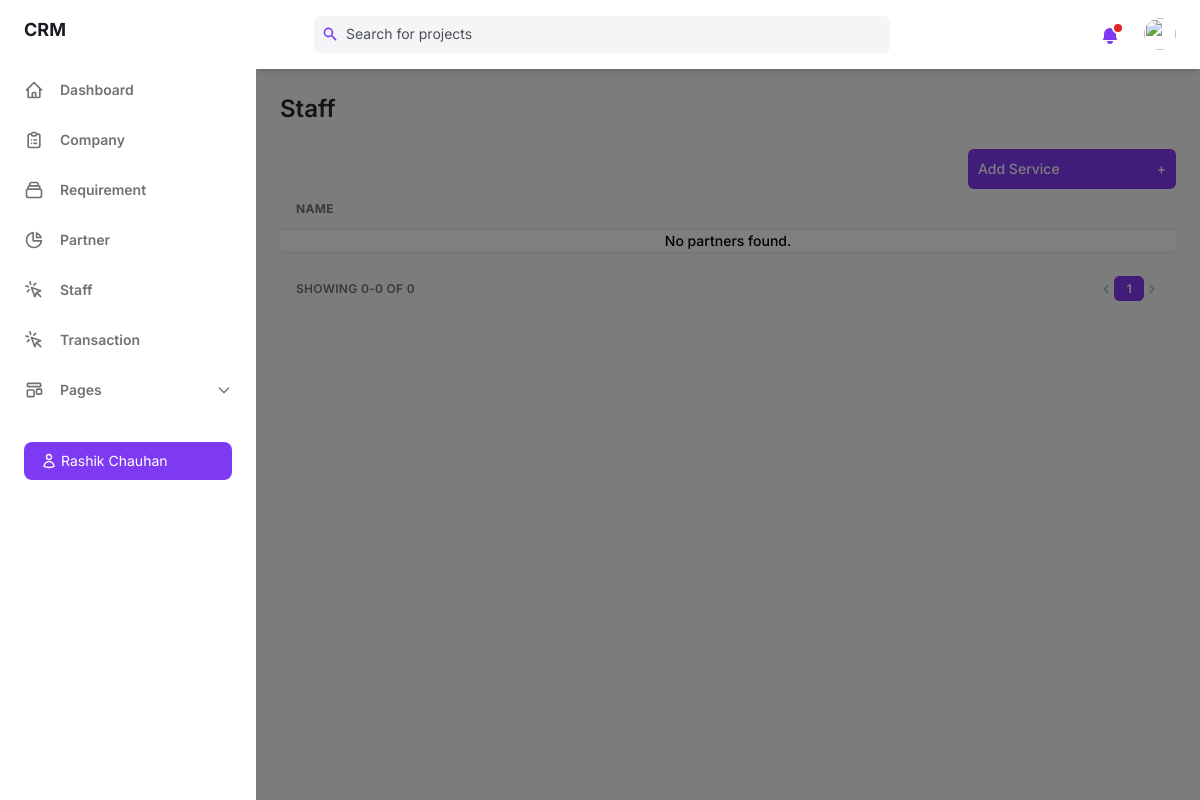
The app's page /service/, older data.
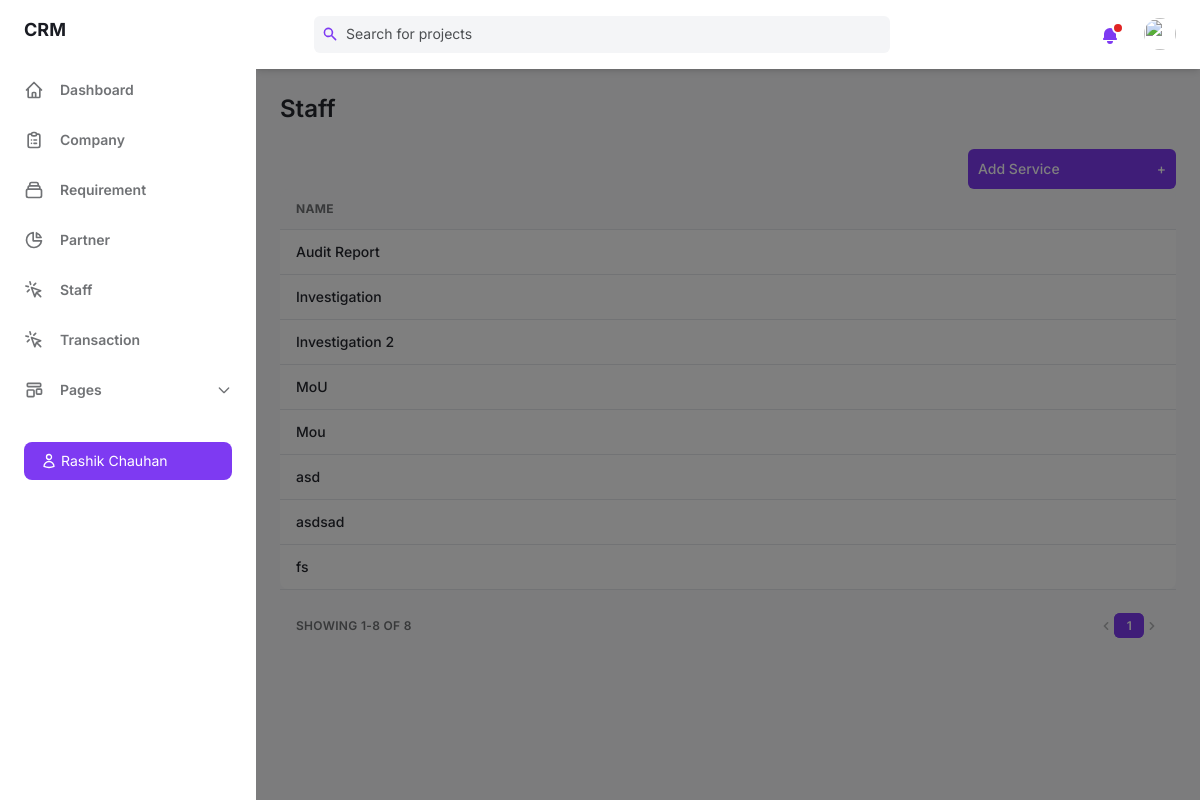
The same page, newer data.
### crm_app/models.py (models this page shows, shortened)
class Service(models.Model):
    service_name = models.CharField(max_length=100, unique=True)

### crm_app/views.py (the view)
# urls.py: path('service/', views.service, name='service'),
def service(request):
    services = Service.objects.order_by('service_name')
    service_count = Service.objects.count()
    paginator = Paginator(services, 10)
    page = request.GET.get('page')
    try:
        services_page = paginator.page(page)
    except PageNotAnInteger:
        services_page = paginator.page(1)
    except EmptyPage:
        services_page = paginator.page(paginator.num_pages)
    context = {'services': services, 'service_count': service_count, 'services': services_page, 'paginator': paginator, 'page_obj': services_page,}
    return render(request, 'service.html', context)

### templates/service.html (shortened to what the changed rows need)
{% load static %}
<!DOCTYPE html>
<html :class="{ 'theme-dark': dark }" x-data="data()" lang="en">
<head>
    <link rel="stylesheet" href="{% static 'css/tailwind.output.css' %}" />
    <link rel="stylesheet" href="https://cdnjs.cloudflare.com/ajax/libs/Chart.js/2.9.3/Chart.min.css"/>
</head>
<body>
    <div class="flex h-screen bg-gray-50 dark:bg-gray-900" :class="{ 'overflow-hidden': isSideMenuOpen }">
        <div class="flex flex-col flex-1 w-full">
            <main class="h-full overflow-y-auto">
                <div class="container px-6 mx-auto grid">
                    <h2 class="my-6 text-2xl font-semibold text-gray-700 dark:text-gray-200">Staff</h2>
                    <div class="w-full overflow-hidden rounded-lg shadow-xs">
                        <div class="w-full overflow-x-auto">
                            <table class="w-full whitespace-no-wrap">
                                <thead>
                                    <tr class="text-xs font-semibold tracking-wide text-left text-gray-500 uppercase border-b dark:border-gray-700 bg-gray-50 dark:text-gray-400 dark:bg-gray-800">
                                        <th class="px-4 py-3">Name</th>
                                    </tr>
                                </thead>
                                <tbody class="bg-white divide-y dark:divide-gray-700 dark:bg-gray-800">
                                    {% for service in services %}
                                    <tr class="text-gray-700 dark:text-gray-400">
                                        <td class="px-4 py-3">
                                            <p class="font-medium text-sm">{{ service.service_name }}</p>
                                        </td>
                                    </tr>
                                    {% empty %}
                                    <tr>
                                        <td colspan="5" class="font-medium text-sm text-center">No partners found.</td>
                                    </tr>
                                    {% endfor %}
                                </tbody>
                            </table>
                        </div>
                    </div>
                    <div class="grid px-4 py-3 text-xs font-semibold tracking-wide text-gray-500 uppercase border-t dark:border-gray-700 bg-gray-50 sm:grid-cols-9 dark:text-gray-400 dark:bg-gray-800">
                        <span class="flex items-center col-span-3">Showing {{ page_obj.start_index }}-{{ page_obj.end_index }} of {{ paginator.count }}</span>
                        <span class="col-span-2"></span>
                        <span class="flex col-span-4 mt-2 sm:mt-auto sm:justify-end">
                            <nav aria-label="Table navigation">
                                <ul class="inline-flex items-center">
                                    {% for num in paginator.page_range %}
                                        {% if num == page_obj.number %}
                                        <li>
                                            <span class="px-3 py-1 text-white transition-colors duration-150 bg-purple-600 border border-r-0 border-purple-600 rounded-md focus:outline-none">{{ num }}</span>
                                        </li>
                                        {% else %}
                                        <li>
                                            <a href="?page={{ num }}" class="px-3 py-1 rounded-md focus:outline-none">{{ num }}</a>
                                        </li>
                                        {% endif %}
                                    {% endfor %}
                                </ul>
                            </nav>
                        </span>
                    </div>
                </div>
            </main>
        </div>
    </div>
</body>
</html>

Row changes from the older to the newer data that the page shows:
added Service: service_name "Audit Report"
added Service: service_name "Investigation"
added Service: service_name "Investigation 2"
added Service: service_name "MoU"
added Service: service_name "Mou"
added Service: service_name "asd"
added Service: service_name "asdsad"
added Service: service_name "fs"
Text that changed along with them:
{{ page_obj.start_index }}: "0" → "1"
{{ page_obj.end_index }}: "0" → "8"
{{ paginator.count }}: "0" → "8"
text no longer shown: "No partners found."
